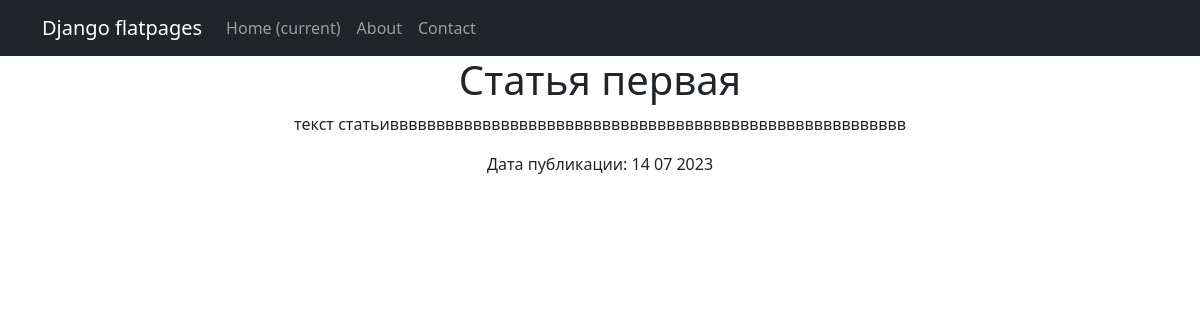
/articles/1, run on the app's committed database.
### APP_NewsPortal/models.py (models this page shows, shortened)
class Article(models.Model):
    title = models.CharField(max_length=64)
    text = models.TextField()
    date_pub = models.DateTimeField(auto_now_add=True)
    category = models.ForeignKey(
        to='Category',
        on_delete=models.CASCADE,
        related_name='article'
    )

### APP_NewsPortal/views.py (the view)
# urls.py: path('articles/<int:id>', ArticleDetail.as_view(), name='article_detail'),
class ArticleDetail(DetailView):
    model = Article
    template_name = 'article.html'
    context_object_name = 'article'
    pk_url_kwarg = 'id'

### APP_NewsPortal/templatetags/custom_filters.py (called while the page is built)
@register.filter()
def censor(value):
    if isinstance(value, str):
        for word in censored_words:
            value = value.replace(word[1:], '*' * (len(word) - 1))
        return value
    else:
        raise ValueError('Цензуруются только строки')

### templates/article.html (shortened to what this page needs)
{% extends 'flatpages/default.html' %}
{% load custom_filters %}
{% block content %}
<h1>{{ article.title }}</h1>
<p>{{ article.text|censor }}</p>
<p>Дата публикации: {{ article.date_pub|date:'d m Y' }}</p>
{% endblock content %}

### data on the page
Article: title "Статья первая", text|censor "текст статьивввввввввввввввввввввввввввввввввввввввввввввввввввввввв", date_pub "14 07 2023"
